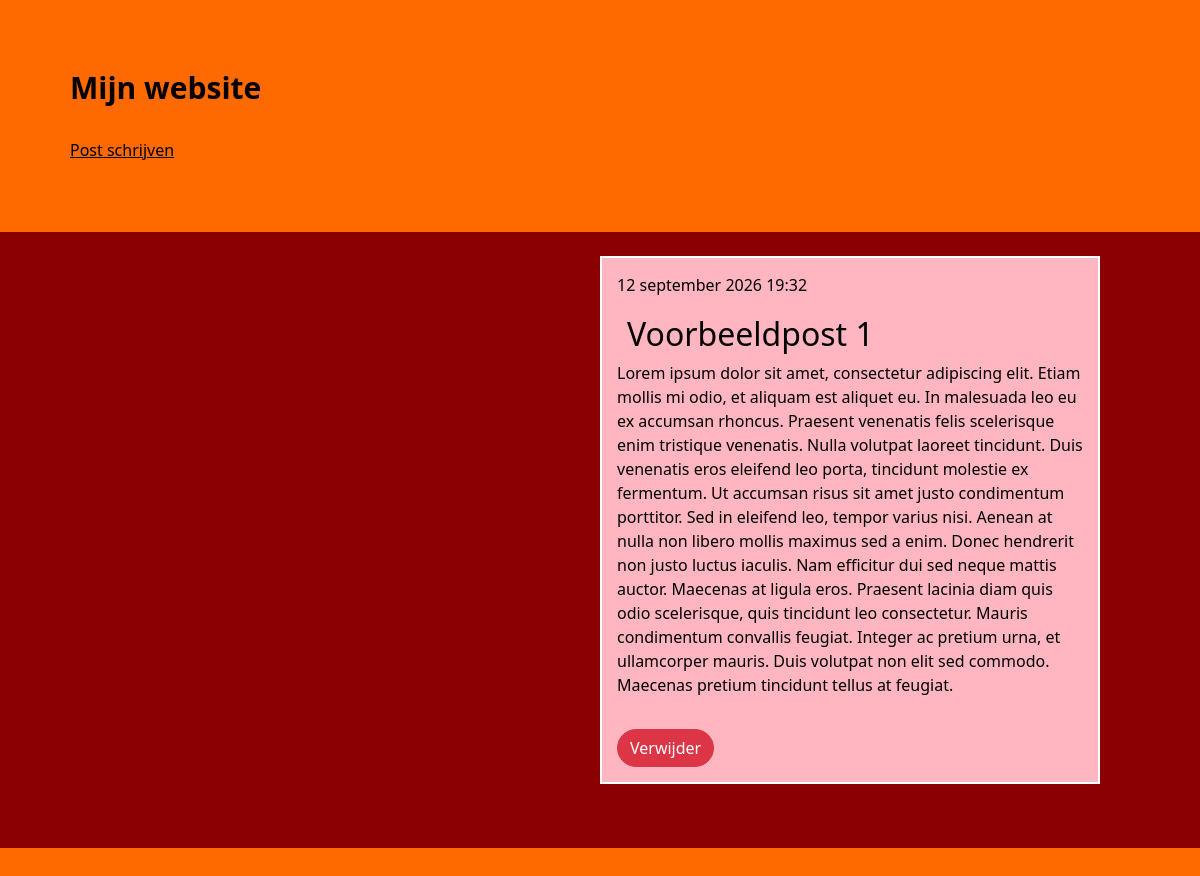
The app's page /post/1/ with its own data.
### blog/models.py (models this page shows, shortened)
class Post(models.Model):
    author = models.ForeignKey(settings.AUTH_USER_MODEL, on_delete=models.CASCADE)
    title = models.CharField(max_length=200)
    text = models.TextField()
    created_date = models.DateTimeField(default=timezone.now)
    published_date = models.DateTimeField(blank=True, null=True)

### blog/views.py (the view)
# urls.py: path("post/<int:pk>/", views.post_detail, name="post_inhoud"),
def post_detail(request, pk):
    post = get_object_or_404(Post, pk=pk)
    return render(request, "blog/post_inhoud.html", {"post": post})

### blog/templates/blog/post_inhoud.html
{% extends 'blog/base.html' %}
{% block inhoud %}
    <div class="main pt-4 pb-4">
        <div class="postblock">
            <article class="post">
                {% if post.published_date %}
                    <time class="date d-block mb-2">
                        {{ post.published_date|date:"j F Y H:i" }}
                    </time>
                {% endif %}
                <h2>{{ post.title }}</h2>
                <p>{{ post.text|linebreaksbr }}</p>
                <a href="{% url 'delete' post.id %}" class="btn btn-danger mt-3">Verwijder</a>
            </article>
            </div>
    </div>
{% endblock %}

### blog/static/css/styles.css (style rules this page uses)
body { background-color: rgb(255, 106, 0); color: black; }
article { width: 500px; margin-bottom: 40px; }
a { color: black; }
.main { background-color: darkred; }
.post { border: 2px solid white; padding: 15px; }
.postblock { background-color: lightpink; width: 500px; margin: 0 20% 0 50%; }
.postblock h2 { padding-left: 10px; padding-top: 10px; }
.btn { border-radius: 20px; }

### records on screen
Post: published_date "12 september 2026 19:32", title "Voorbeeldpost 1", text "Lorem ipsum dolor sit amet, consectetur adipiscing elit. Etiam mollis mi odio, et aliquam est aliquet eu. In malesuada leo eu ex accumsan rhoncus. Praesent venenatis felis scelerisque enim tristique venenatis. Nulla volutpat laoreet tincidunt. Duis venenatis eros eleifend leo porta, tincidunt molestie ex fermentum. Ut accumsan risus sit amet justo condimentum porttitor. Sed in eleifend leo, tempor varius nisi. Aenean at nulla non libero mollis maximus sed a enim. Donec hendrerit non justo luctus iaculis. Nam efficitur dui sed neque mattis auctor. Maecenas at ligula eros. Praesent lacinia diam quis odio scelerisque, quis tincidunt leo consectetur. Mauris condimentum convallis feugiat.…"
